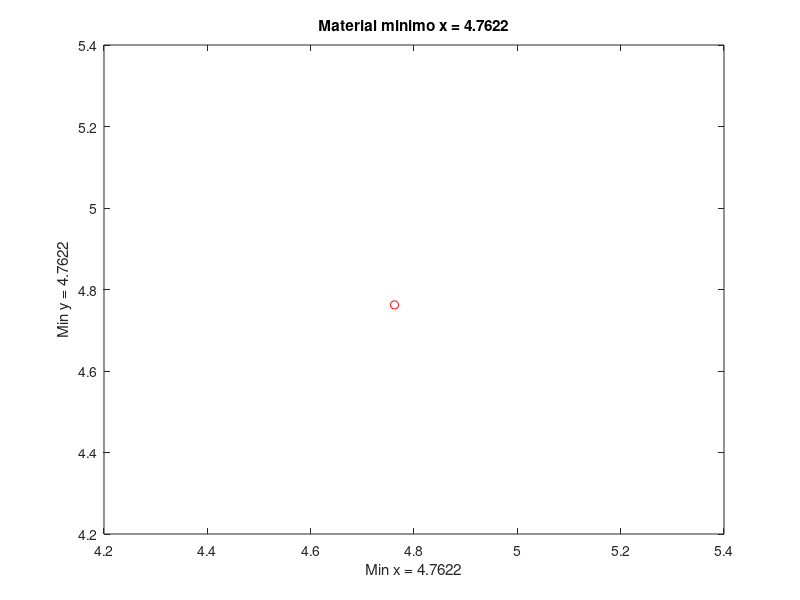

Write MATLAB code to recreate this figure.
% Título: La barra de margarina
% Descripción: Script
% Autor: Diego Armando Cruz Hernández % 
%Kevin Yoan Calderon   
% Fecha: 20211014
% Versión: 1
% De uso: C:\Users\19403219\Documents\Octave
% Notas: Requiere aplicacion octava, usar su linea de comandos
%Ejemplo de diemnsiones para gastar menos papel 
%Rango del valor 
x=4.7622;
%Valor de la funcion 
at=@(x) 2 * x.^2 + 4*x;
%Funcion a plotear 
y=108/x.^2 
%Dibujar x,y
plot(x,y,'ro-');
%Titulo
title(['Material minimo x = ' num2str(x)]);
%Etiqueta para x
xlabel(['Min x = ' num2str(x)]);
%Etiqueta para y
ylabel(['Min y = ' num2str(x)]);
